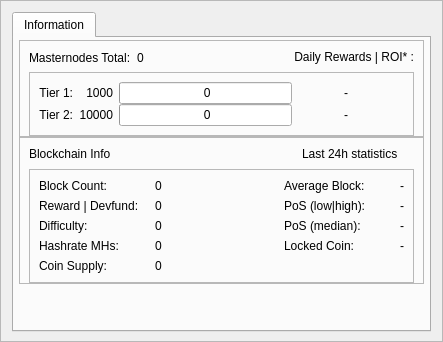
         <widget class="QFrame" name="frame_bottom_1">
          <property name="minimumSize">
           <size>
            <width>0</width>
            <height>320</height>
           </size>
          </property>
          <property name="frameShape">
           <enum>QFrame::StyledPanel</enum>
          </property>
          <property name="frameShadow">
           <enum>QFrame::Raised</enum>
          </property>
          <layout class="QVBoxLayout" name="verticalLayout_9">
           <property name="bottomMargin">
            <number>9</number>
           </property>
           <item>
            <layout class="QVBoxLayout" name="verticalLayout_7">
             <item>
              <widget class="QTabWidget" name="AdditionalFeatures">
               <property name="currentIndex">
                <number>0</number>
               </property>
               <property name="tabBarAutoHide">
                <bool>false</bool>
               </property>
               <widget class="QWidget" name="TabInformation">
                <property name="minimumSize">
                 <size>
                  <width>0</width>
                  <height>290</height>
                 </size>
                </property>
                <attribute name="title">
                 <string>Information</string>
                </attribute>
                <layout class="QVBoxLayout" name="verticalLayout_13">
                 <property name="spacing">
                  <number>5</number>
                 </property>
                 <property name="leftMargin">
                  <number>5</number>
                 </property>
                 <property name="topMargin">
                  <number>2</number>
                 </property>
                 <property name="rightMargin">
                  <number>5</number>
                 </property>
                 <property name="bottomMargin">
                  <number>2</number>
                 </property>
                 <item>
                  <layout class="QVBoxLayout" name="verticalLayout_11">
                   <property name="spacing">
                    <number>0</number>
                   </property>
                   <item>
                    <layout class="QVBoxLayout" name="verticalLayout_16"/>
                   </item>
                   <item>
                    <widget class="QFrame" name="frameMnInfo">
                     <property name="frameShape">
                      <enum>QFrame::StyledPanel</enum>
                     </property>
                     <property name="frameShadow">
                      <enum>QFrame::Raised</enum>
                     </property>
                     <layout class="QVBoxLayout" name="verticalLayout_17">
                      <property name="bottomMargin">
                       <number>0</number>
                      </property>
                      <item>
                       <layout class="QHBoxLayout" name="horizontalLayout_9">
                        <item>
                         <widget class="QLabel" name="labelMnTotal">
                          <property name="minimumSize">
                           <size>
                            <width>0</width>
                            <height>0</height>
                           </size>
                          </property>
                          <property name="maximumSize">
                           <size>
                            <width>16777215</width>
                            <height>16777215</height>
                           </size>
                          </property>
                          <property name="text">
                           <string>Masternodes Total:</string>
                          </property>
                         </widget>
                        </item>
                        <item>
                         <widget class="QLabel" name="labelMnTotal_Value">
                          <property name="text">
                           <string>0</string>
                          </property>
                         </widget>
                        </item>
                        <item>
                         <spacer name="horizontalSpacer_7">
                          <property name="orientation">
                           <enum>Qt::Horizontal</enum>
                          </property>
                          <property name="sizeHint" stdset="0">
                           <size>
                            <width>40</width>
                            <height>16</height>
                           </size>
                          </property>
                         </spacer>
                        </item>
                        <item>
                         <widget class="QLabel" name="labelROI">
                          <property name="minimumSize">
                           <size>
                            <width>0</width>
                            <height>0</height>
                           </size>
                          </property>
                          <property name="maximumSize">
                           <size>
                            <width>16777215</width>
                            <height>16777215</height>
                           </size>
                          </property>
                          <property name="text">
                            <string>Daily Rewards | ROI* :</string>
                          </property>
                          <property name="alignment">
                           <set>Qt::AlignRight</set>
                          </property>
                         </widget>
                        </item>
                       </layout>
                      </item>
                      <item>
                       <widget class="QFrame" name="frameMnInfoLevels">
                        <property name="frameShape">
                         <enum>QFrame::StyledPanel</enum>
                        </property>
                        <property name="frameShadow">
                         <enum>QFrame::Raised</enum>
                        </property>
                        <layout class="QGridLayout" name="gridLayout_2">
                         <property name="verticalSpacing">
                          <number>0</number>
                         </property>
                         <item row="0" column="2">
                          <widget class="QProgressBar" name="graphMN1">
                           <property name="minimumSize">
                            <size>
                             <width>0</width>
                             <height>18</height>
                            </size>
                           </property>
                           <property name="maximumSize">
                            <size>
                             <width>16777215</width>
                             <height>16777215</height>
                            </size>
                           </property>
                           <property name="value">
                            <number>0</number>
                           </property>
                           <property name="format">
                            <string> %v</string>
                           </property>
                          </widget>
                         </item>
                         <item row="1" column="2">
                          <widget class="QProgressBar" name="graphMN2">
                           <property name="minimumSize">
                            <size>
                             <width>0</width>
                             <height>18</height>
                            </size>
                           </property>
                           <property name="maximumSize">
                            <size>
                             <width>16777215</width>
                             <height>16777215</height>
                            </size>
                           </property>
                           <property name="value">
                            <number>0</number>
                           </property>
                           <property name="format">
                            <string> %v</string>
                           </property>
                          </widget>
                         </item>
                         <item row="0" column="3">
                          <widget class="QLabel" name="roi_11">
                           <property name="minimumSize">
                            <size>
                             <width>50</width>
                             <height>0</height>
                            </size>
                           </property>
                           <property name="maximumSize">
                            <size>
                             <width>16777215</width>
                             <height>16777215</height>
                            </size>
                           </property>
                           <property name="text">
                            <string>-</string>
                           </property>
                           <property name="alignment">
                            <set>Qt::AlignRight|Qt::AlignTrailing|Qt::AlignVCenter</set>
                           </property>
                          </widget>
                         </item>
                         <item row="0" column="4">
                          <widget class="QLabel" name="roi_12">
                           <property name="minimumSize">
                            <size>
                             <width>50</width>
                             <height>0</height>
                            </size>
                           </property>
                           <property name="maximumSize">
                            <size>
                             <width>16777215</width>
                             <height>16777215</height>
                            </size>
                           </property>
                           <property name="text">
                            <string/>
                           </property>
                           <property name="alignment">
                            <set>Qt::AlignLeading|Qt::AlignLeft|Qt::AlignVCenter</set>
                           </property>
                          </widget>
                         </item>
                         <item row="1" column="3">
                          <widget class="QLabel" name="roi_21">
                           <property name="minimumSize">
                            <size>
                             <width>50</width>
                             <height>0</height>
                            </size>
                           </property>
                           <property name="maximumSize">
                            <size>
                             <width>16777215</width>
                             <height>16777215</height>
                            </size>
                           </property>
                           <property name="text">
                            <string>-</string>
                           </property>
                           <property name="alignment">
                            <set>Qt::AlignRight|Qt::AlignTrailing|Qt::AlignVCenter</set>
                           </property>
                          </widget>
                         </item>
                         <item row="1" column="4">
                          <widget class="QLabel" name="roi_22">
                           <property name="minimumSize">
                            <size>
                             <width>50</width>
                             <height>0</height>
                            </size>
                           </property>
                           <property name="maximumSize">
                            <size>
                             <width>16777215</width>
                             <height>16777215</height>
                            </size>
                           </property>
                           <property name="text">
                            <string/>
                           </property>
                           <property name="alignment">
                            <set>Qt::AlignLeading|Qt::AlignLeft|Qt::AlignVCenter</set>
                           </property>
                          </widget>
                         </item>
                         <item row="0" column="0">
                          <widget class="QLabel" name="label">
                           <property name="minimumSize">
                            <size>
                             <width>0</width>
                             <height>0</height>
                            </size>
                           </property>
                           <property name="maximumSize">
                            <size>
                             <width>16777215</width>
                             <height>16777215</height>
                            </size>
                           </property>
                           <property name="text">
                            <string>Tier 1:</string>
                           </property>
                           <property name="alignment">
                            <set>Qt::AlignRight|Qt::AlignTrailing|Qt::AlignVCenter</set>
                           </property>
                          </widget>
                         </item>
                         <item row="1" column="0">
                          <widget class="QLabel" name="label_2">
                           <property name="minimumSize">
                            <size>
                             <width>0</width>
                             <height>0</height>
                            </size>
                           </property>
                           <property name="maximumSize">
                            <size>
                             <width>16777215</width>
                             <height>16777215</height>
                            </size>
                           </property>
                           <property name="text">
                            <string>Tier 2:</string>
                           </property>
                           <property name="alignment">
                            <set>Qt::AlignRight|Qt::AlignTrailing|Qt::AlignVCenter</set>
                           </property>
                          </widget>
                         </item>
                         <item row="0" column="1">
                          <widget class="QLabel" name="label_lcolat">
                           <property name="text">
                            <string>1000</string>
                           </property>
                           <property name="alignment">
                            <set>Qt::AlignRight|Qt::AlignTrailing|Qt::AlignVCenter</set>
                           </property>
                          </widget>
                         </item>
                         <item row="1" column="1">
                          <widget class="QLabel" name="label_mcolat">
                           <property name="text">
                            <string>10000</string>
                           </property>
                           <property name="alignment">
                            <set>Qt::AlignRight|Qt::AlignTrailing|Qt::AlignVCenter</set>
                           </property>
                          </widget>
                         </item>
                        </layout>
                       </widget>
                      </item>
                     </layout>
                    </widget>
                   </item>
                   <item>
                    <widget class="QFrame" name="frameBlockchainInfo">
                     <property name="frameShape">
                      <enum>QFrame::StyledPanel</enum>
                     </property>
                     <property name="frameShadow">
                      <enum>QFrame::Raised</enum>
                     </property>
                     <layout class="QVBoxLayout" name="verticalLayout_18">
                      <property name="bottomMargin">
                       <number>0</number>
                      </property>
                      <item>
                       <layout class="QHBoxLayout">
                        <item>
                         <widget class="QLabel" name="label_blockchaininfo">
                          <property name="text">
                           <string>Blockchain Info</string>
                          </property>
                          <property name="alignment">
                           <set>Qt::AlignLeading</set>
                          </property>
                         </widget>
                        </item>
                        <item>
                         <spacer name="horizontalSpacer_6">
                          <property name="orientation">
                           <enum>Qt::Horizontal</enum>
                          </property>
                          <property name="sizeType">
                           <enum>QSizePolicy::Expanding</enum>
                          </property>
                          <property name="sizeHint" stdset="0">
                           <size>
                            <width>40</width>
                            <height>16</height>
                           </size>
                          </property>
                         </spacer>
                        </item>
                        <item>
                         <widget class="QLabel" name="label_24hblockchaininfo">
                          <property name="text">
                           <string>Last 24h statistics     </string>
                          </property>
                          <property name="alignment">
                           <set>Qt::AlignRight</set>
                          </property>
                         </widget>
                        </item>
                       </layout>
                      </item>
                      <item>
                       <widget class="QFrame" name="frameBlockchainInfoData">
                        <property name="frameShape">
                         <enum>QFrame::StyledPanel</enum>
                        </property>
                        <property name="frameShadow">
                         <enum>QFrame::Raised</enum>
                        </property>
                        <layout class="QGridLayout" name="gridLayout_3">
                         <item row="0" column="0">
                          <widget class="QLabel" name="label_CurrentBlock">
                           <property name="minimumSize">
                            <size>
                             <width>110</width>
                             <height>0</height>
                            </size>
                           </property>
                           <property name="maximumSize">
                            <size>
                             <width>130</width>
                             <height>16777215</height>
                            </size>
                           </property>
                           <property name="text">
                            <string>Block Count:</string>
                           </property>
                           <property name="alignment">
                            <set>Qt::AlignVCenter</set>
                           </property>
                          </widget>
                         </item>
                         <item row="0" column="1">
                          <widget class="QLabel" name="label_CurrentBlock_value">
                           <property name="minimumSize">
                            <size>
                             <width>110</width>
                             <height>0</height>
                            </size>
                           </property>
                           <property name="maximumSize">
                            <size>
                             <width>130</width>
                             <height>16777215</height>
                            </size>
                           </property>
                           <property name="text">
                            <string>0</string>
                           </property>
                           <property name="alignment">
                            <set>Qt::AlignVCenter</set>
                           </property>
                          </widget>
                         </item>
                         <item row="0" column="2">
                          <widget class="QLabel" name="label_spacer">
                           <property name="minimumSize">
                            <size>
                             <width>0</width>
                             <height>0</height>
                            </size>
                           </property>
                           <property name="maximumSize">
                            <size>
                             <width>16777215</width>
                             <height>16777215</height>
                            </size>
                           </property>
                           <property name="text">
                            <string/>
                           </property>
                          </widget>
                         </item>
                         <item row="0" column="3">
                          <widget class="QLabel" name="label_24hBlock">
                           <property name="minimumSize">
                            <size>
                             <width>110</width>
                             <height>0</height>
                            </size>
                           </property>
                           <property name="maximumSize">
                            <size>
                             <width>130</width>
                             <height>16777215</height>
                            </size>
                           </property>
                           <property name="text">
                            <string>Average Block:</string>
                           </property>
                           <property name="alignment">
                            <set>Qt::AlignVCenter</set>
                           </property>
                          </widget>
                         </item>
                         <item row="0" column="4">
                          <widget class="QLabel" name="label_24hBlock_value">
                           <property name="minimumSize">
                            <size>
                             <width>0</width>
                             <height>0</height>
                            </size>
                           </property>
                           <property name="maximumSize">
                            <size>
                             <width>100</width>
                             <height>16777215</height>
                            </size>
                           </property>
                           <property name="text">
                            <string>-</string>
                           </property>
                           <property name="alignment">
                            <set>Qt::AlignVCenter</set>
                           </property>
                          </widget>
                         </item>
                         <item row="1" column="0">
                          <widget class="QLabel" name="label_CurrentBlockReward">
                           <property name="text">
                            <string>Reward | Devfund:</string>
                           </property>
                           <property name="alignment">
                            <set>Qt::AlignVCenter</set>
                           </property>
                          </widget>
                         </item>
                         <item row="1" column="1">
                          <widget class="QLabel" name="label_CurrentBlockReward_value">
                           <property name="text">
                            <string>0</string>
                           </property>
                           <property name="alignment">
                            <set>Qt::AlignVCenter</set>
                           </property>
                          </widget>
                         </item>
                         <item row="1" column="3">
                          <widget class="QLabel" name="label_24hPoS">
                           <property name="toolTip">
                            <string>Average value of 100 max/min inputs in the last 24 hours</string>
                           </property>
                           <property name="text">
                            <string>PoS (low|high):</string>
                           </property>
                           <property name="alignment">
                            <set>Qt::AlignVCenter</set>
                           </property>
                          </widget>
                         </item>
                         <item row="1" column="4">
                          <widget class="QLabel" name="label_24hPoS_value">
                           <property name="text">
                            <string>-</string>
                           </property>
                           <property name="alignment">
                            <set>Qt::AlignVCenter</set>
                           </property>
                          </widget>
                         </item>
                         <item row="2" column="0">
                          <widget class="QLabel" name="label_Nethash">
                           <property name="text">
                            <string>Difficulty:</string>
                           </property>
                           <property name="alignment">
                            <set>Qt::AlignVCenter</set>
                           </property>
                          </widget>
                         </item>
                         <item row="2" column="1">
                          <widget class="QLabel" name="label_Nethash_value">
                           <property name="text">
                            <string>0</string>
                           </property>
                           <property name="alignment">
                            <set>Qt::AlignVCenter</set>
                           </property>
                          </widget>
                         </item>
						   <item row="3" column="0">
                          <widget class="QLabel" name="label_hashrate">
                           <property name="text">
                            <string>Hashrate MHs:</string>
                           </property>
                           <property name="alignment">
                            <set>Qt::AlignVCenter</set>
                           </property>
                          </widget>
                         </item>
                         <item row="3" column="1">
                          <widget class="QLabel" name="label_hashrate_value">
                           <property name="text">
                            <string>0</string>
                           </property>
                           <property name="alignment">
                            <set>Qt::AlignVCenter</set>
                           </property>
                          </widget>
                         </item>
                         <item row="2" column="3">
                          <widget class="QLabel" name="label_24hPoSMedian">
                           <property name="toolTip">
                            <string>Median value of all PoS inputs in the last 24 hours</string>
                           </property>
                           <property name="text">
                            <string>PoS (median):</string>
                           </property>
                           <property name="alignment">
                            <set>Qt::AlignVCenter</set>
                           </property>
                          </widget>
                         </item>
                         <item row="2" column="4">
                          <widget class="QLabel" name="label_24hPoSMedian_value">
                           <property name="text">
                            <string>-</string>
                           </property>
                           <property name="alignment">
                            <set>Qt::AlignVCenter</set>
                           </property>
                          </widget>
                         </item>
                         <item row="4" column="0">
                          <widget class="QLabel" name="label_Supply">
                           <property name="text">
                            <string>Coin Supply:</string>
                           </property>
                           <property name="alignment">
                            <set>Qt::AlignVCenter</set>
                           </property>
                          </widget>
                         </item>
                         <item row="4" column="1">
                          <widget class="QLabel" name="label_Supply_value">
                           <property name="text">
                            <string>0</string>
                           </property>
                           <property name="alignment">
                            <set>Qt::AlignVCenter</set>
                           </property>
                          </widget>
                         </item>
                         <item row="3" column="3">
                          <widget class="QLabel" name="label_LockedCoin">
                           <property name="text">
                            <string>Locked Coin:</string>
                           </property>
                           <property name="alignment">
                            <set>Qt::AlignVCenter</set>
                           </property>
                          </widget>
                         </item>
                         <item row="3" column="4">
                          <widget class="QLabel" name="label_LockedCoin_value">
                           <property name="text">
                            <string>-</string>
                           </property>
                           <property name="alignment">
                            <set>Qt::AlignVCenter</set>
                           </property>
                          </widget>
                         </item>
                        </layout>
                       </widget>
                      </item>
                     </layout>
                    </widget>
                   </item>
                   <item>
                    <spacer name="verticalSpacer_2">
                     <property name="orientation">
                      <enum>Qt::Vertical</enum>
                     </property>
                     <property name="sizeHint" stdset="0">
                      <size>
                       <width>20</width>
                       <height>10</height>
                      </size>
                     </property>
                    </spacer>
                   </item>
                  </layout>
                 </item>
                </layout>
               </widget>
              </widget>
             </item>
            </layout>
           </item>
          </layout>
         </widget>
